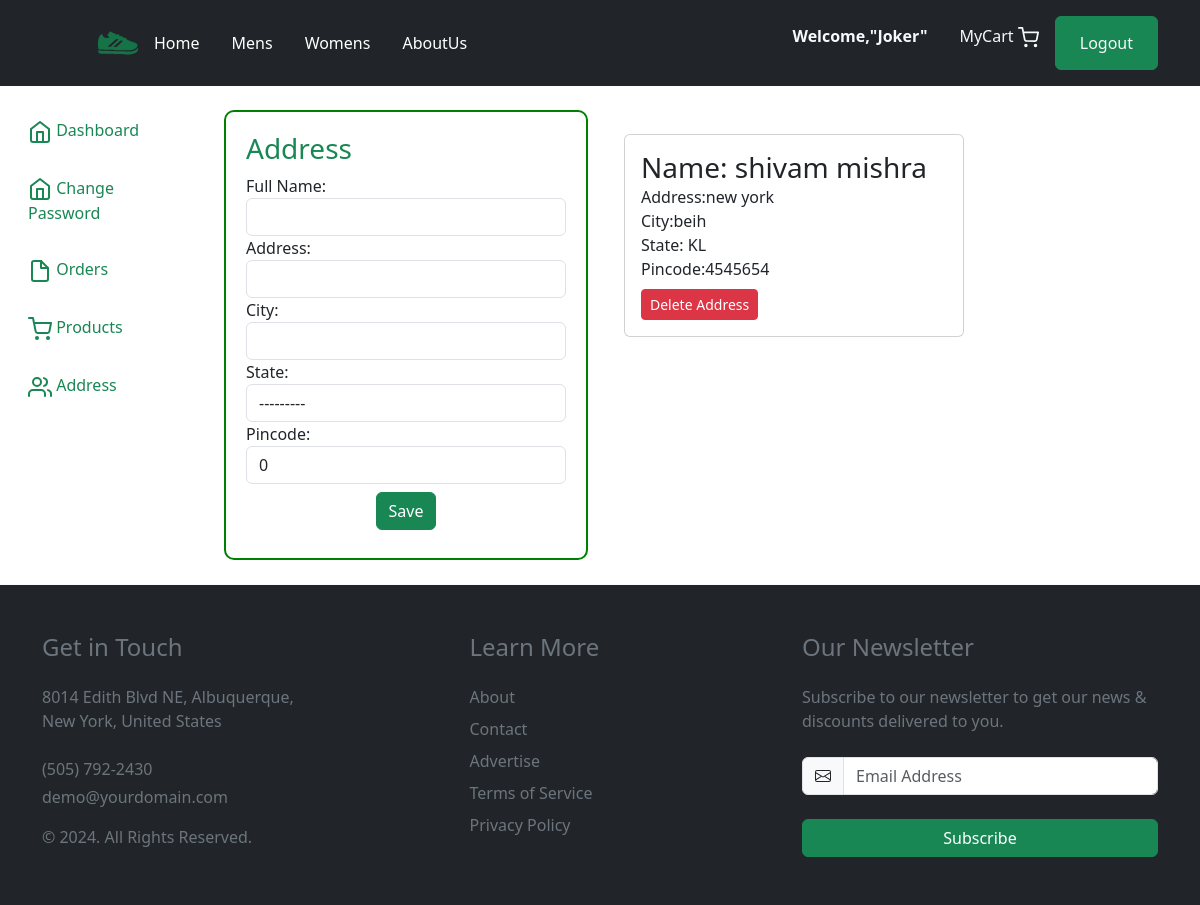
The app's page /address/ (signed in) with its own data.
### home/models.py (models this page shows, shortened)
class Customer(models.Model):
    STATE_CHOICES = [
        ('AP', 'Andhra Pradesh'),
        ('AR', 'Arunachal Pradesh'),
        ('AS', 'Assam'),
        ('BR', 'Bihar'),
        ('CT', 'Chhattisgarh'),
        ('GA', 'Goa'),
        ('GJ', 'Gujarat'),
        ('HR', 'Haryana'),
        ('HP', 'Himachal Pradesh'),
        ('JH', 'Jharkhand'),
        ('KA', 'Karnataka'),
        ('KL', 'Kerala'),
        ('MP', 'Madhya Pradesh'),
        ('MH', 'Maharashtra'),
        ('MN', 'Manipur'),
        ('ML', 'Meghalaya'),
        ('MZ', 'Mizoram'),
        ('NL', 'Nagaland'),
        ('OR', 'Odisha'),
        ('PB', 'Punjab'),
        ('RJ', 'Rajasthan'),
        ('SK', 'Sikkim'),
        ('TN', 'Tamil Nadu'),
        ('TG', 'Telangana'),
        ('TR', 'Tripura'),
        ('UP', 'Uttar Pradesh'),
        ('UK', 'Uttarakhand'),
        ('WB', 'West Bengal'),
        ('AN', 'Andaman and Nicobar Islands'),
        ('CH', 'Chandigarh'),
        ('DN', 'Dadra and Nagar Haveli and Daman and Diu'),
        ('DL', 'Delhi'),
        ('JK', 'Jammu and Kashmir'),
        ('LA', 'Ladakh'),
        ('LD', 'Lakshadweep'),
        ('PY', 'Puducherry'),
    ]
    user = models.ForeignKey(User, on_delete=models.CASCADE)  # we have created Many-to-one relationship i.e multiple order can be done by one user
    name = models.CharField(max_length=100)
    address = models.CharField(max_length=100)
    city = models.CharField(max_length=100)
    state = models.CharField(max_length=2, choices=STATE_CHOICES)
    pincode = models.IntegerField(
        default=0,
        blank=True,
        null=True,
    )

### home/views.py (the view)
# urls.py: path('address/',views.address,name='address'),
def address(request):
    if request.method == 'POST':
            print(request.user)
            mf =CustomerForm(request.POST)
            print('mf',mf)
            if mf.is_valid():
                user=request.user                # user variable store the current user i.e steveroger
                name= mf.cleaned_data['name']
                address= mf.cleaned_data['address']
                city= mf.cleaned_data['city']
                state= mf.cleaned_data['state']
                pincode= mf.cleaned_data['pincode']
                print(state)
                print(city)
                print(name)
                Customer(user=user,name=name,address=address,city=city,state=state,pincode=pincode).save()
                return redirect('address')
    else:
        mf =CustomerForm()
        address = Customer.objects.filter(user=request.user)
    return render(request,'address.html',{'mf':mf,'address':address})

### home/forms.py
class CustomerForm(forms.ModelForm):
    class Meta:
        model = Customer
        fields=['name','address','city','state','pincode']
        labels ={'name':'Full Name'}
        widgets= {'name':forms.TextInput(attrs={'class':'form-control'}),
                  'address':forms.TextInput(attrs={'class':'form-control'}),
                  'city':forms.TextInput(attrs={'class':'form-control'}),
                  'state':forms.Select(attrs={'class':'form-control'}),
                  'pincode':forms.NumberInput(attrs={'class':'form-control'}),
                  }

### home/templates/address.html (shortened to what this page needs)
{% extends "basic.html" %}
{% block content %}
<div class="container-fluid profile mt-3">
    <div class="row">
        <div class="col-md-2 d-none d-md-block sidebar" >
            <nav>
                <div class="sidebar-sticky ">
                    <ul class="nav flex-column">
                    <li class="nav-item my-2">
                        <a class="nav-link link-success active" href="{% url 'profile' %}">
                        Dashboard <span class="sr-only">(current)</span>
                        </a>
                    </li>
                    <li class="nav-item my-2">
                        <a class="nav-link link-success active" href="{% url 'changepassword' %}">
                        Change Password <span class="sr-only">(current)</span>
                        </a>
                    </li>
                    <li class="nav-item my-2">
                        <a class="nav-link link-success" href="{% url 'order' %}">
                        Orders
                        </a>
                    </li>
                    <li class="nav-item my-2">
                        <a class="nav-link link-success" href="{% url 'viewcart' %}">
                        Products
                        </a>
                    </li>
                    <li class="nav-item my-2">
                        <a class="nav-link link-success" href="{% url 'address' %}">
                        Address
                        </a>
                    </li>
                    </ul>
                </div>
            </nav>
        </div>
        <div class="col-md-8">
                <div class="container my-2 mb-4" >
                    <div class="row">
                            <div class="col-sm-6">
                        <div class="container profile-form" style="background-color: white; padding: 20px;border: 2px solid green; border-radius: 10px  ">
                            <div class="reg ">
                                <h3 class="text-success">Address</h3>
                            </div>
                            <form action="" method="POST" novalidate>
                                {% for f in mf %}
                                <div class="form-group mr-4 ml-4 ">
                                    {{f.label_tag}} {{f}} {{f.errors}}
                                </div>
                                {% endfor %}
                                <div class="text-center">
                                    <input type="submit" value="Save" class="btn btn-success register-button my-2">
                                </div>
                            </form>
                        </div>
                    </div>
                    <div class="col-sm-6 ">
                        <div class="container">
                            <div class="row">
                                <div class="col-sm-12">
                                    {% for add in address %}
                                    <div class="card flex-md-row mb-4 box-shadow h-md-250 my-4 ml-4">
                                        <div class="card-body d-flex flex-column align-items-start">
                                            <h3 class="mb-0">
                                            Name: {{add.name}}
                                        </h3>
                                        <p class="card-text mb-auto">Address:{{add.address}} </p>
                                        <p class="card-text mb-auto">City:{{add.city}} </p>
                                        <p class="card-text mb-auto">State: {{add.state}} </p>
                                        <p class="card-text mb-auto">Pincode:{{add.pincode}} </p>
                                        <form action="{% url 'deleteaddress' add.id %}" method="POST">
                                            <div class="col-md-1 col-lg-1 col-xl-1 text-end">
                                            <input type="submit" class="btn btn-danger btn-sm mt-2" value="Delete Address">
                                            </div>
                                        </form>
                                        </div>
                                    </div>
                                    {% endfor %}
                                </div>
                            </div>
                        </div>
                    </div>
                </div>
            </div>
        </div>
      </div>
    </div>
{% endblock content %}

### home/templates/basic.html (shortened to what this page needs)
<!DOCTYPE html>
{% load static %}
<html lang="en">
<head>
  <link rel="stylesheet" href="{% static 'css\all.min.css' %}">
  <link rel="stylesheet" href="{% static 'css\bootstrap.min.css' %}">
  <link rel="stylesheet" href="{% static 'css\main.css' %}">
</head>
<body>
  <header class="p-3 text-bg-dark">
    <div class="container">
      <div class="d-flex flex-wrap align-items-center justify-content-center justify-content-lg-start">
        <a href="/" class="d-flex align-items-center mb-2 mb-lg-0 text-white text-decoration-none">
          <svg class="bi mx-2" width="40" height="40" role="img" aria-label="Bootstrap">
            <img src="../static/images/sport-shoe-svgrepo-com.svg" height="40vh" width="40px">
          </svg>
        </a>
        <ul class="nav col-12 col-lg-auto me-lg-auto mb-2 justify-content-center mb-md-0">
          <li><a href="{% url 'home' %}" class="nav-link px-3 text-white">Home</a></li>
          <li><a href="{% url 'men' %}" class="nav-link px-3 text-white">Mens</a></li>
          <li><a href="{% url  'women' %}" class="nav-link px-3 text-white">Womens</a></li>
          <li><a href="{% url 'about' %}" class="nav-link px-3 text-white">AboutUs</a></li>
        </ul>
        <div class="text-end">
          <ul class="nav col-12 col-lg-auto me-lg-auto mb-2 justify-content-center mb-md-0">
            {% if request.user.is_authenticated %}
            <li class="nav-item active">
              <a class="nav-link link-light mr-3"
                href="{% url 'profile' %}"><b>Welcome,"{{user.first_name|title}}"</b></a>
            </li>
            <li class="nav-item">
              <a class="nav-link link-light mr-3" href="{% url 'viewcart' %}">MyCart
              </a>
            </li>
            <li class="nav-item">
              <button type="button"  class="btn btn-success px-2"><a class="nav-link link-light text-light"
                  href="{% url 'logout' %}">Logout</a></button>
            </li>
            {% endif %}
          </ul>
        </div>
      </div>
    </div>
  </header>
  {% block content %}{% endblock content%}
  <footer class="footer">
    <section class="bg-dark py-4 py-md-5 py-xl-8 border-top border-light">
      <div class="container overflow-hidden">
        <div class="row gy-4 gy-lg-0 justify-content-xl-between">
          <div class="col-12 col-md-4 col-lg-4 col-xl-3">
            <div class="widget">
              <h4 class="widget-title text-secondary mb-4">Get in Touch</h4>
              <address class="mb-4 text-secondary">8014 Edith Blvd NE, Albuquerque, New York, United States</address>
              <p class="mb-1">
                <a class="link-secondary text-decoration-none" href="tel:+15057922430">(505) 792-2430</a>
              </p>
              <p class="mb-0">
                <a class="link-secondary text-decoration-none" href="mailto:demo@yourdomain.com">demo@yourdomain.com</a>
              </p>
              <div class="copyright text-center text-md-start text-secondary mt-3">
                &copy; 2024. All Rights Reserved.
              </div>
            </div>
          </div>
          <div class="col-12 col-md-4 col-lg-4 col-xl-2">
            <div class="widget">
              <h4 class="widget-title text-secondary mb-4">Learn More</h4>
              <ul class="list-unstyled">
                <li class="mb-2">
                  <a href="#!" class="link-secondary text-decoration-none">About</a>
                </li>
                <li class="mb-2">
                  <a href="#!" class="link-secondary text-decoration-none">Contact</a>
                </li>
                <li class="mb-2">
                  <a href="#!" class="link-secondary text-decoration-none">Advertise</a>
                </li>
                <li class="mb-2">
                  <a href="#!" class="link-secondary text-decoration-none">Terms of Service</a>
                </li>
                <li class="mb-0">
                  <a href="#!" class="link-secondary text-decoration-none">Privacy Policy</a>
                </li>
              </ul>
            </div>
          </div>
          <div class="col-12 col-lg-4 col-md-4 col-xl-4">
            <div class="widget">
              <h4 class="widget-title text-secondary mb-4">Our Newsletter</h4>
              <p class="mb-4 text-secondary">Subscribe to our newsletter to get our news & discounts delivered to you.</p>
              <form action="#!">
                <div class="row gy-4">
                  <div class="col-12">
                    <div class="input-group">
                      <span class="input-group-text" id="email-newsletter-addon">
                      </span>
                      <input type="email" class="form-control" id="email-newsletter" value=""
                        placeholder="Email Address" aria-label="email-newsletter"
                        aria-describedby="email-newsletter-addon" required>
                    </div>
                  </div>
                  <div class="col-12">
                    <div class="d-grid">
                      <button class="btn btn-success" type="submit">Subscribe</button>
                    </div>
                  </div>
                </div>
              </form>
            </div>
          </div>
        </div>
      </div>
    </section>
</body>
</html>

### records on screen
Customer: name "shivam mishra", address "new york", city "beih", state "KL", pincode "4545654"

### other values on screen
{{ user.first_name|title }} "Joker"
{{ f.label_tag }} "Full Name:" "Address:" "City:" "State:" "Pincode:"
